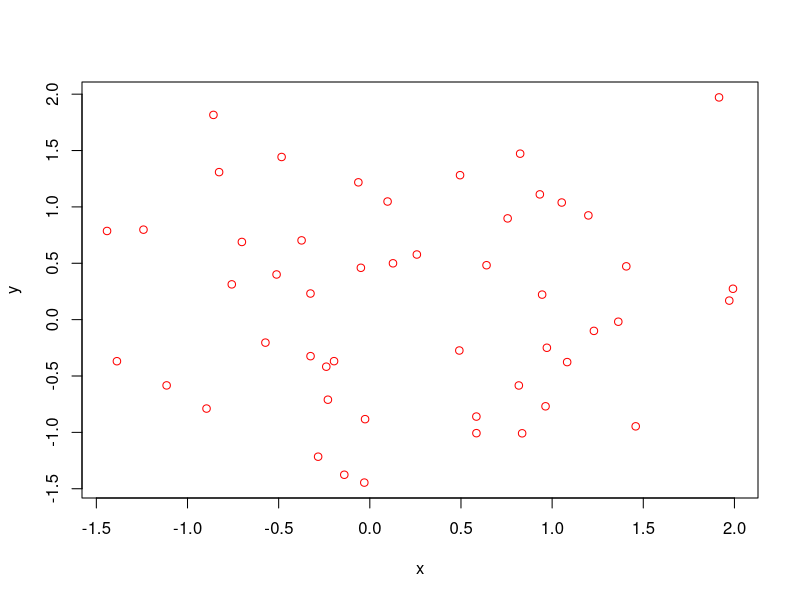
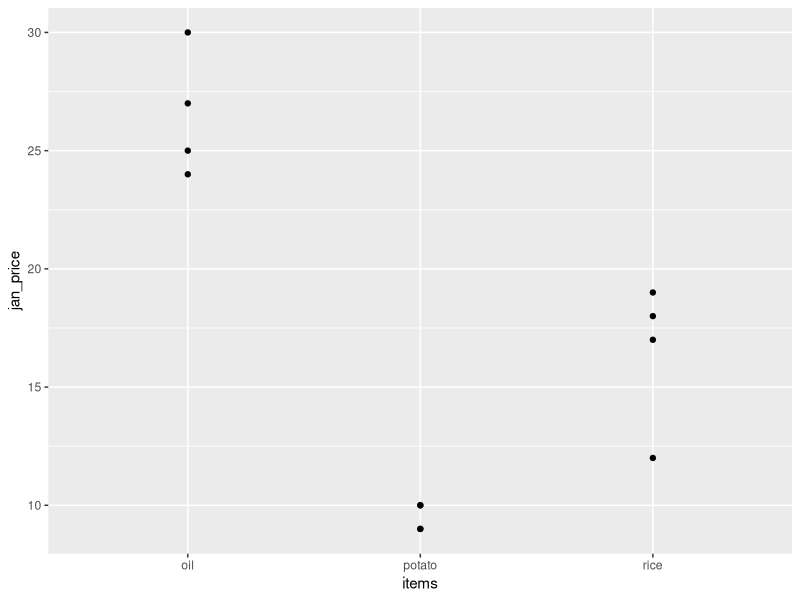
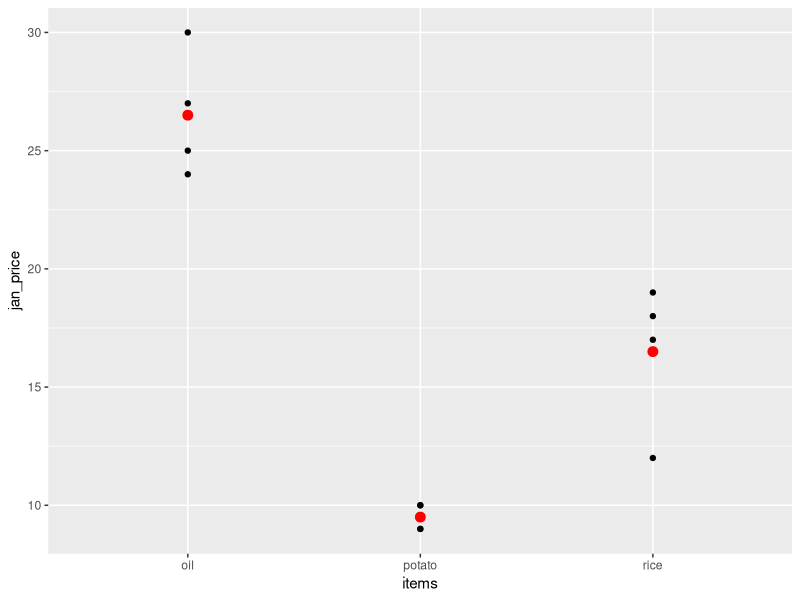
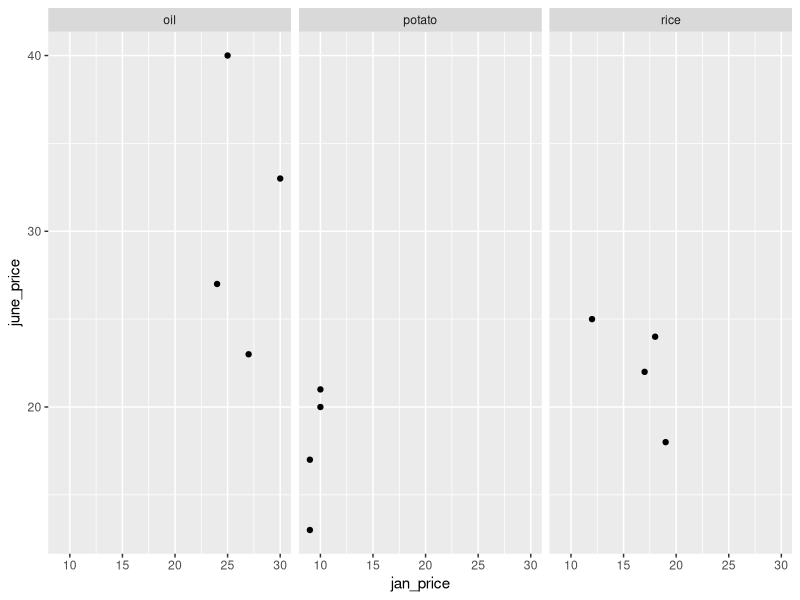
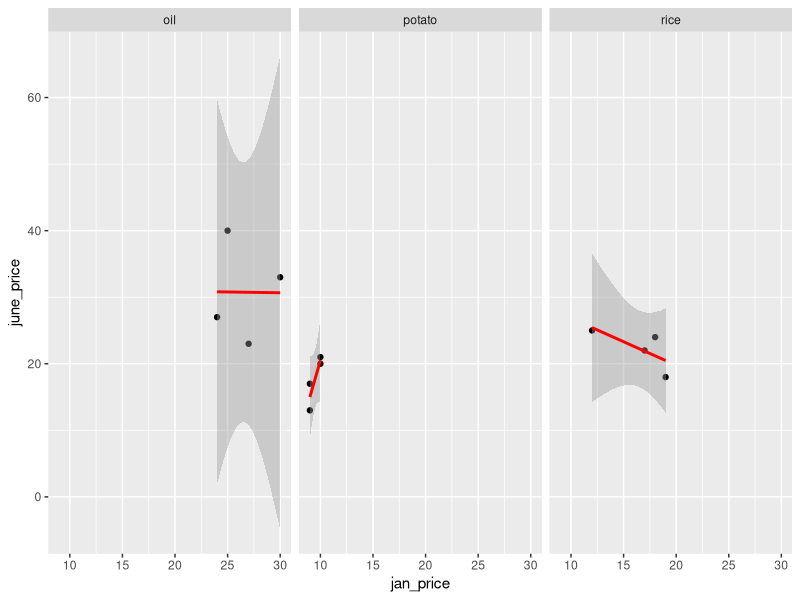

Source code (R) for these figures, in order:
#R Basics from data type to inital plots adapted from Fundamentals of GIS using R and QGIS by Shammunul Islam


library(ggplot2)

# creating vectors

jan_price=c(10,20,30)
increace=c(1,2,3)
mar_price=jan_price+increace
june_price=c(20,25,30)

#matrix formation
all_prices=matrix(c(jan_price,mar_price, june_price),nrow = 3)
all_prices

#arrays:-like matrixes but has more than 2 dimention.  fror example we need 2 3x3 matrix
#with different years

#create six vectors
jan_2018=c(10,11,20)
mar_2018=c(20,22,25)
june_2018=c(30,33,33)
jan_2017=c(10,10,17)
mar_2017=c(18,23,21)
june_2017=c(25,31,35)

#combine these vectors into array
combined=array(c(jan_2018,mar_2018,june_2018,jan_2017,mar_2017,june_2017),dim = c(3,3,2))
combined

#dataframes
#like matrixes but can have different data types
items=c("potato", "rice", "oil")
all_prices3=data.frame(items,jan_price,mar_price,june_price)
all_prices3

#accessing dataframe can be done using [[]] or $

#select all the values of march price
all_prices3$mar_price
#or
all_prices3[["mar_price"]]


# by using [] we can acess the an element in the dataframe(give the row number and coloumn number)
all_prices3[2,3]

#using negative sign
# remove column 'item' and assign the new df to a new variable all_prices4
all_prices4=all_prices3[-1]
all_prices4


#using rbind() row wise binding an vector to data frame
# add a new vector pen to all_prices$
pen=c(3,4,3.5)
all_prices4=(rbind(all_prices3,pen))
all_prices4

#using cbind() coloumn wise binding of an vector to data frame
#add a prices of potato, rice ,oil, pen for august to add to the all_prices4

aug_price=c(22,24,31,5)
all_prices4=cbind(all_prices4, aug_price)

all_prices4


# considering a scenario were jan price and march price have four elements and
# june price have only 3 elements we cannot use the dataframe. In such a scenario we use lists
# using list we get all advantages of df in addition to its capacity for 
#storing different sets of elements ( column in case of df)with diff lengths

all_prices_list2=list(items, jan_price, mar_price,june_price)
all_prices_list2


#accessing list element can be done by using [],, or [[]] 
#here [ ] gives back the list
# and [[]] gives back the element in its orginal data type

all_prices_list2[1]

# using [ ] give us back another list and we cant use different mathematical operations on it directily
class(all_prices_list2[[2]])

# therefore we use [[]] to get the data in its orginal data type:
all_prices_list2[[2]]


#categorical and continuos variables
#n a dataset, we can distinguish two types of variables: categorical and continuous.

#In descriptive statistics for categorical variables in R, the value is limited and usually based on a particular finite group. 
#For example, a categorical variable in R can be countries, year, gender, occupation.
#A continuous variable, however, can take any values, from integer to decimal. 
#For example, we can have the revenue, price of a share, etc..


#factors

#we can convert the numeric vector to factors using factor()

#Factor in R is a variable used to categorize and store the data, having a limited number of different values.
#It stores the data as a vector of integer values. Factor in R is also known as a categorical variable that stores both string and integer data values as levels. Factor is mostly used in Statistical Modeling and exploratory data analysis with R.



x=c(4,6,2)
x=factor(x)
class(x)

str(x)
#It is important to transform a string into factor variable in R when we perform Machine Learning task.

#looping

#loop throug all the value of jan_price column in all_prices4 and square them and return

class(all_prices4)
aug=all_prices4$aug_price
for (price in aug) {
  print(price^2)
  
}

#functions in R
#the above power calculation can be done using a power fn named square:
square=function(data){
  for(price in data){
    print(price^2)
  }
}

#call the function
class(all_prices4$aug_price)
square(all_prices4$aug_price)


#modify the function for taking any element to a power

power_function=function(data, power){
  for(price in data){
    print(price^power)
    
    
  }
}
power_function(all_prices4$aug_price,4) #column of the all_prices4
power_function(all_prices4[1,2],4) #single element


#apply family

#apply: easier way to compute something rowise or columnwise
#syntax form: apply(data,margin, function)
#data:  has to be a matrix or an array!!! not dataframe
#margin:either 1-row-wise operation and 2-column operation
#function:inbuild or any defined fn
class(all_prices)

#compute the fluctuation of prices of the items over these 3 months

# for this we need to compute the std dev row-wise for each row
apply(all_prices, 1, sd)

#compute the month -wise total cost of all 3 items
#each month corresponds to columns we use margin =2
apply(all_prices,2,sum)


#lapply

#allows us to define a function (or existing function) 
#over all the elements of a list or vector and returns a list

#consider the old power fn using lapply we acn loop through each
#element of a list or vector and take the power of each of these elemnts
#on every iterationof the loop

#syntax:lapply(data, function, arguments_of_the_function) !data is a list or vector or dataframe

all_prices4$june_price #which is a vector
powerfunction2=function(data,power){
  data^power
}
lapply(all_prices4$june_price,powerfunction2,4)

#lapply returns a list if we use unlist we get a simple vector
unlist(lapply(all_prices4$june_price,powerfunction2,4))


# using the combined array for lapply we can convert the array
# to a list of matrices
combined2=list(matrix(c(jan_2018,mar_2018,june_2018),nrow = 3),
               matrix(c(jan_2017,mar_2017,june_2017),nrow=3))
combined2

class(combined2)
#using lapply to get the prices for march 2017 and 2018

lapply(combined2,"[",2,)

#"["-selects the element
#2-selects the second row
#space after comma selects all column
#totally means for all lists, select the second row and all columns

lapply(combined2,"[",2,2)#for all list it selects the second row and second column


#sapply

#sapply will return the output as vector when we used unlist in 
#lapply, sapply returns the vector 

#syntax:sapply(data,function, arguments_of_the_function)

sapply(all_prices4$june_price,powerfunction2,4)


#tapply
#tapply() computes a measure (mean, median, min, max, etc..) 
#or a function for each factor variable in a vector. 
#It is a very useful function that lets you create a subset of a vector and then apply some functions to each of the subset.

all_prices=data.frame(items=rep(c("potato","rice","oil"),4),
                      jan_price=c(10,12,30,10,18,25,9,17,24,9,19,27),
                      mar_price=c(11,22,33,13,25,32,12,21,33,15,27,39),
                      june_price=c(20,25,33,21,24,40,17,22,27,13,18,23)
)
all_prices
#take mean price of different items for very march in all years
#we can do this using tapply
#syntax:tapply(numerical_variable,categorical_variable,function)

#we need to convert the items column of all_prices data frame to 
#a categorical variable to take mean prices
tapply(all_prices$mar_price,factor(all_prices$items),mean)


#PLOTTING IN R
x=rnorm(50)
y=rnorm(50)
#pch =19stands for filled dot  pch=1 is unfilled dot pch=6 triangle

plot(x,y,pch=1,col='red')
str(all_prices)

#ggplot2
#ggplot works only on dataframe
#then we need aes()command which stands for the aesthetic 
#inside aes we define x axis variable and yaxis variable


#plot a point graph the different items in January against items

ggplot(all_prices,aes(x=items,y=jan_price))+geom_point()

# compute and mark the mean price in Jan of these items over all the years under consideration
#use stat="summary", fun.y="mean" and use this inside geom_point()agrument


ggplot(all_prices,aes(x=items,y=jan_price))+geom_point()+geom_point(stat="summary",fun.y="mean",colour="red",size=3)

#plot price of january against price of june and make separate plots for each items
#use facet_grid(.~items)

ggplot(all_prices,aes(x=jan_price,y=june_price))+geom_point()+facet_grid(.~items)

#linear model fit using stat_smooth() layer
ggplot(all_prices,aes(x=jan_price,y=june_price))+geom_point()+facet_grid(.~items)+
  stat_smooth(method="lm",se=TRUE,col="red")
#here se= true inside stat_smooth() shows confidence interval
